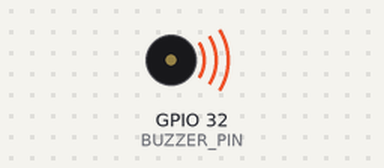
This sketch was run on a simulated ESP32. Parts: buzzer (waves = sounding). What the sketch prints to the serial monitor is not drawn.

Above: at 2.1 s.
At 2.52 s:
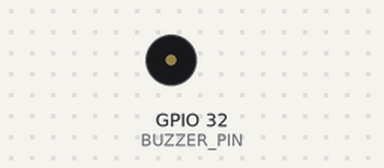
Timing chart, 0 to 6.0 s (numbered marks = the images above):
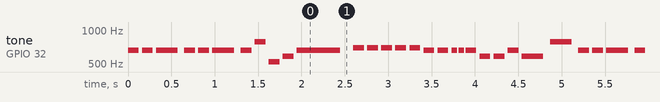

Measured:
- by itself, tone on GPIO 32 (BUZZER_PIN): plays 659 Hz for 0.12 s, 659 Hz for 0.12 s, 659 Hz for 0.25 s, 659 Hz for 0.12 s, 659 Hz for 0.12 s, 659 Hz for 0.25 s … (652 notes in this stretch)

The sketch:

Buzzer.ino
```cpp
/*
  Lonely Binary ESP32 Wrover LCD Shield
  Buzzer Demo Code

  What is LEDC?
  The ESP32 LED Control module, commonly referred to as LEDC, is a highly flexible peripheral on the ESP32 chip designed to control the brightness of LEDs. It's used for applications that require Pulse Width Modulation (PWM) to achieve tasks like LED dimming, motor speed control, and audio signals generation.

  Why Use LEDC for Simulating PWM?
  Hardware-driven PWM: Unlike software PWM where the timing is controlled by the processor, LEDC utilizes the ESP32's hardware capabilities. This means the PWM generation doesn't load the CPU, leading to more efficient multitasking and smoother PWM output.
  Accuracy and Stability: Hardware PWM, such as that provided by the LEDC, is more accurate and stable compared to software PWM. This is because it's less susceptible to timing disturbances caused by other processes running on the CPU.
  High Resolution and Flexibility: With up to 13 bits of resolution, the LEDC module allows for very precise control over the PWM duty cycle, which is essential when precise dimming of LEDs or exact speed control of motors is needed.
  Multiple Channels: The ability to use multiple PWM channels simultaneously with independent control over each one's frequency and duty cycle is particularly useful for complex projects that need to manage multiple outputs.

  Which ESP32 Pin can I use?
  The ESP32 can output PWM using any GPIO via IO Matrix. Theoretically, the PWM can be distributed to any I/O except for those that only have input functions (e.g., GPIO34 ~ GPIO39).


  Required Library:
  ezBuzzer by ArduinoGetStarted.com

  Board:
  ESP32 Wrover Module
*/


#include <Arduino.h>
#include <ezBuzzer.h>
// use LED Control (LEDC)
const int BUZZER_PIN = 32;

ezBuzzer buzzer(BUZZER_PIN);

// notes in the melody:
int melody[] = {
    NOTE_E5, NOTE_E5, NOTE_E5,
    NOTE_E5, NOTE_E5, NOTE_E5,
    NOTE_E5, NOTE_G5, NOTE_C5, NOTE_D5,
    NOTE_E5,
    NOTE_F5, NOTE_F5, NOTE_F5, NOTE_F5,
    NOTE_F5, NOTE_E5, NOTE_E5, NOTE_E5, NOTE_E5,
    NOTE_E5, NOTE_D5, NOTE_D5, NOTE_E5,
    NOTE_D5, NOTE_G5};

// note durations: 4 = quarter note, 8 = eighth note, etc, also called tempo:
int noteDurations[] = {
    8, 8, 4,
    8, 8, 4,
    8, 8, 8, 8,
    2,
    8, 8, 8, 8,
    8, 8, 8, 16, 16,
    8, 8, 8, 8,
    4, 4};

void setup()
{
    Serial.begin(115200);
    Serial.println("Lonely Binary Buzzer Demo Code");
}

void loop()
{
    buzzer.loop();
    Serial.println(millis());
    if (buzzer.getState() == BUZZER_IDLE)
    {
        int length = sizeof(noteDurations) / sizeof(int);
        buzzer.playMelody(melody, noteDurations, length); // playing
    }
}
```
